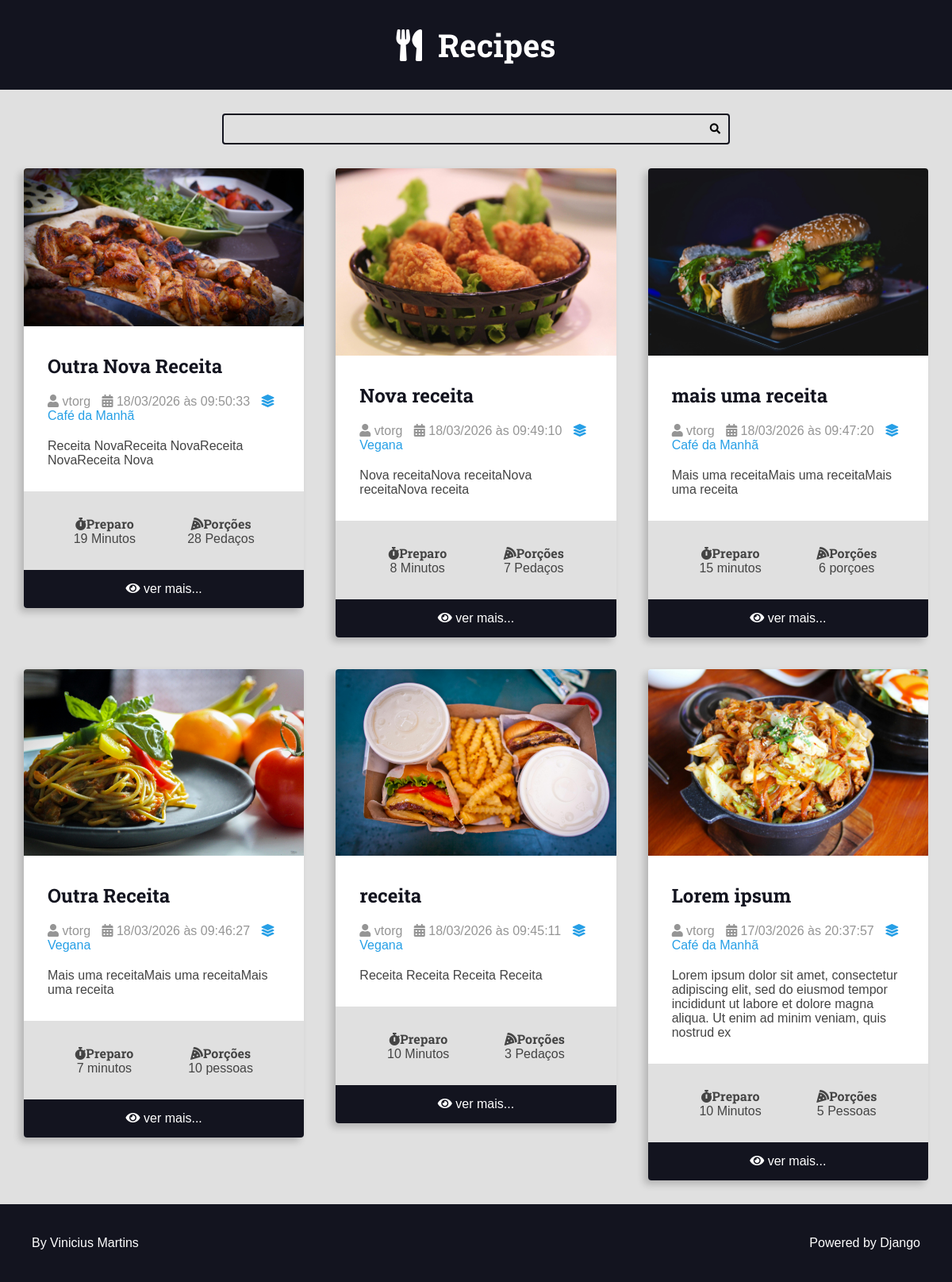
The page / on the database its author committed.
### recipes/models.py (models this page shows, shortened)
class Recipe(models.Model):
    tittle = models.CharField(max_length=64)
    description = models.CharField(max_length=164)
    slug = models.SlugField(unique=True)
    preparation_time = models.IntegerField()
    preparation_time_unit = models.CharField(max_length=65)
    sevings = models.IntegerField()
    sevings_unit = models.CharField(max_length=65)
    preparation_steps = models.TextField()
    preparation_steps_is_html = models.BooleanField(default=False)
    created_at = models.DateTimeField(auto_now_add=True)
    updated_at = models.DateTimeField(auto_now=True)
    is_published = models.BooleanField(default=False)
    cover = models.ImageField(upload_to='recipes/cover/', blank=True, default=' ')
    category = models.ForeignKey(Category, on_delete=models.SET_NULL, null = True, blank=True, default=None)
    author = models.ForeignKey(User, on_delete=models.SET_NULL, null = True)

class Category(models.Model):
    name = models.CharField(max_length=65)

### recipes/views.py (the view)
# urls.py: path('', views.home, name="home"),
def home (request):
    recipes = Recipe.objects.filter(is_published=True).order_by('-id')
    return render(request, 'recipes/pages/home.html', context={
        'recipes': recipes
    })

### recipes/templates/recipes/pages/home.html (shortened to what this page needs)
{% extends "global/base.html" %}
        {% block content %}
        <div class="main-content main-content-list container">
            {% for recipe in recipes %}
                {% include "recipes/partials/recipe.html" %}
            {% empty %}
                <center><h1>Nenhuma receita encontrada</h1></center>
            {% endfor %}
        </div>
        {% endblock content %}

### recipes/templates/recipes/partials/recipe.html (shortened to what this page needs)
<div class="recipe recipe-list-item">
    {% if recipe.cover %}
        <div class="recipe-cover">
            <a href="{% url 'recipes:recipe' recipe.id %}">
                <img src="{{recipe.cover.url}}" alt="">
            </a>
        </div>
    {% endif %}
    <div class="recipe-title-container">
        <h2 class="recipe-title">
           <a href="{% url 'recipes:recipe' recipe.id %}">
            {{recipe.tittle}}
           </a>
        </h2>
    </div>
    <div class="recipe-author">
        <span class="recipe-author-item">
            <i class="fas fa-user"></i>
            {% if recipe.author is not None %}
                {% if recipe.author.first_name %}
                    {{recipe.author.first_name}} {{recipe.author.last_name}}
                {% else %}
                    {{recipe.author.username}}
                {% endif %}
            {% else %}
                Desconhecido
            {% endif %}
        </span>
        <span class="recipe-author-item">
            <i class="fas fa-calendar-alt"></i>
            {{ recipe.created_at|date:"d/m/Y "}} às {{ recipe.created_at|date:" H:i:s "}}
        </span>
        {% if recipe.category is not None %}
            <span class="recipe-author-item">
                <a href="{%url "recipes:category" recipe.category.id%}">
                    <i class="fas fa-layer-group"></i>
                    <span>{{recipe.category.name}} </span>
                </a>
            </span>
        {% endif %}
    </div>
    <div class="recipe-content">
        <p>{{recipe.description}}</p>
    </div>
    <div class="recipe-meta-container">
        <div class="recipe-meta recipe-preparation">
            <h3 class="recipe-meta-title"><i class="fas fa-stopwatch"></i>Preparo</h3>
            <div class="recipe-meta-text">
                {{recipe.preparation_time}} {{recipe.preparation_time_unit}}
            </div>
        </div>
        <div class="recipe-meta recipe-servings">
            <h3 class="recipe-meta-title"><i class="fas fa-pizza-slice"></i>Porções</h3>
            <div class="recipe-meta-text">
                {{recipe.sevings}} {{recipe.sevings_unit}}
            </div>
        </div>
    </div>
    {% if is_detail_page is not True%}
        <footer class="recipe-footer">
            <a href="{% url "recipes:recipe" recipe.id %}" class="recipe-reade-more button button-dark button-full-width">
                <i class="fas fa-eye"></i>
                <span>ver mais...</span>
            </a>
        </footer>
    {% endif %}
</div>

### recipes/static/recipes/css/styles.css (style rules this page uses)
:root { --color-primary: #269fe6; --color-primary-hover: #2086c2; --color-primary-dark: #13141f; --color-primary-dark-hover: #212336; --color-primary-light: #d4ecfa; --color-primary-light-hover: #bdd8e7; --color-white: #fff; --color-black: #000; --color-dark-text: #444; --color-info-light: #cce5ff; --color-debug-light: #cce5ff; --color-success-light: #d4edda; --color-alert-light: #fff3cd; --color-warning-light: #fff3cd; --color-error-light: #f8d7da; --color-info-dark: #4d86c4; --color-debug-dark: #4d86c4; --color-success-dark: #4a9c5d; --color-alert-dark: #927f40; --color-warning-dark: #927f40; --color-error-dark: #da525d; --color-gray-0: #f9f9f9; --color-gray-1: #e0e0e0; --color-gray-2: #c7c7c7; --color-gray-3: #aeaeae; --color-gray-4: #959595; --color-gray-5: #7d7d7d; --color-gray-6: #646464; --color-gray-7: #4b4b4b; --color-gray-8: #323232; --color-gray-9: #191919; --font-primary: sans-serif; --font-headings: 'Roboto Slab', serif; --spacing-gutter-medium: 3rem; --spacing-gutter-large: 4rem; }
* { margin: 0; padding: 0; box-sizing: border-box; }
html { font-size: 62.5%; }
body { font-size: 1.6rem; font-family: var(--font-primary); background: var(--color-gray-1); color: var(--color-dark-text); }
.container { max-width: 144rem; margin: 0 auto; padding: var(--spacing-gutter-medium); }
h1, h2, h3, h4, h5, h6 { font-family: var(--font-headings); }
.main-content { padding-top: 0; }
.main-content-list { display: grid; grid-template-columns: repeat(auto-fit, minmax(340px, 1fr)); gap: var(--spacing-gutter-large) }
.recipe { background: var(--color-white); box-shadow: -5px 5px 10px rgba(0, 0, 0, .2); transition: all 300ms ease-in-out; transform: scale(1); border-radius: .4rem; overflow: hidden; }
.recipe img { max-width: 100%; }
.recipe-list-item { max-width: 64rem; height: fit-content; }
.recipe-title-container { padding: var(--spacing-gutter-medium); padding-bottom: 2rem; }
.recipe-title-container a { text-decoration: none; color: var(--color-primary-dark); }
.recipe-author { padding: 0 var(--spacing-gutter-medium); }
.recipe-author-item { color: var(--color-gray-4); margin-right: 1rem; }
.recipe-author a { color: var(--color-primary); text-decoration: none; transition: all 300ms ease-in-out; }
.recipe-content { padding: var(--spacing-gutter-medium); padding-top: 2rem; }
.recipe-meta-container { display: flex; flex-flow: row wrap; padding: var(--spacing-gutter-medium); background-color: var(--color-gray-1); }
.recipe-meta { display: flex; flex-flow: column nowrap; flex-shrink: 1; flex-grow: 1; text-align: center; }
.recipe-meta-title { font-size: 1.6rem; }
.recipe-footer a { background: var(--color-primary-dark); display: block; color: var(--color-white); text-decoration: none; text-align: center; padding: 1.5rem var(--spacing-gutter-medium); transition: all 300ms ease-in-out; }

### rows shown on the page
Recipe: cover (picture), tittle "Outra Nova Receita", author.username "vtorg", created_at "18/03/2026", created_at "09:50:33", category.name "Café da Manhã", description "Receita NovaReceita NovaReceita NovaReceita Nova", preparation_time "19", preparation_time_unit "Minutos", sevings "28", sevings_unit "Pedaços"
Recipe: cover (picture), tittle "Nova receita", author.username "vtorg", created_at "18/03/2026", created_at "09:49:10", category.name "Vegana", description "Nova receitaNova receitaNova receitaNova receita", preparation_time "8", preparation_time_unit "Minutos", sevings "7", sevings_unit "Pedaços"
Recipe: cover (picture), tittle "mais uma receita", author.username "vtorg", created_at "18/03/2026", created_at "09:47:20", category.name "Café da Manhã", description "Mais uma receitaMais uma receitaMais uma receita", preparation_time "15", preparation_time_unit "minutos", sevings "6", sevings_unit "porçoes"
Recipe: cover (picture), tittle "Outra Receita", author.username "vtorg", created_at "18/03/2026", created_at "09:46:27", category.name "Vegana", description "Mais uma receitaMais uma receitaMais uma receita", preparation_time "7", preparation_time_unit "minutos", sevings "10", sevings_unit "pessoas"
Recipe: cover (picture), tittle "receita", author.username "vtorg", created_at "18/03/2026", created_at "09:45:11", category.name "Vegana", description "Receita Receita Receita Receita", preparation_time "10", preparation_time_unit "Minutos", sevings "3", sevings_unit "Pedaços"
Recipe: cover (picture), tittle "Lorem ipsum", author.username "vtorg", created_at "17/03/2026", created_at "20:37:57", category.name "Café da Manhã", description "Lorem ipsum dolor sit amet, consectetur adipiscing elit, sed do eiusmod tempor incididunt ut labore et dolore magna aliqua. Ut enim ad minim veniam, quis nostrud ex", preparation_time "10", preparation_time_unit "Minutos", sevings "5", sevings_unit "Pessoas"
